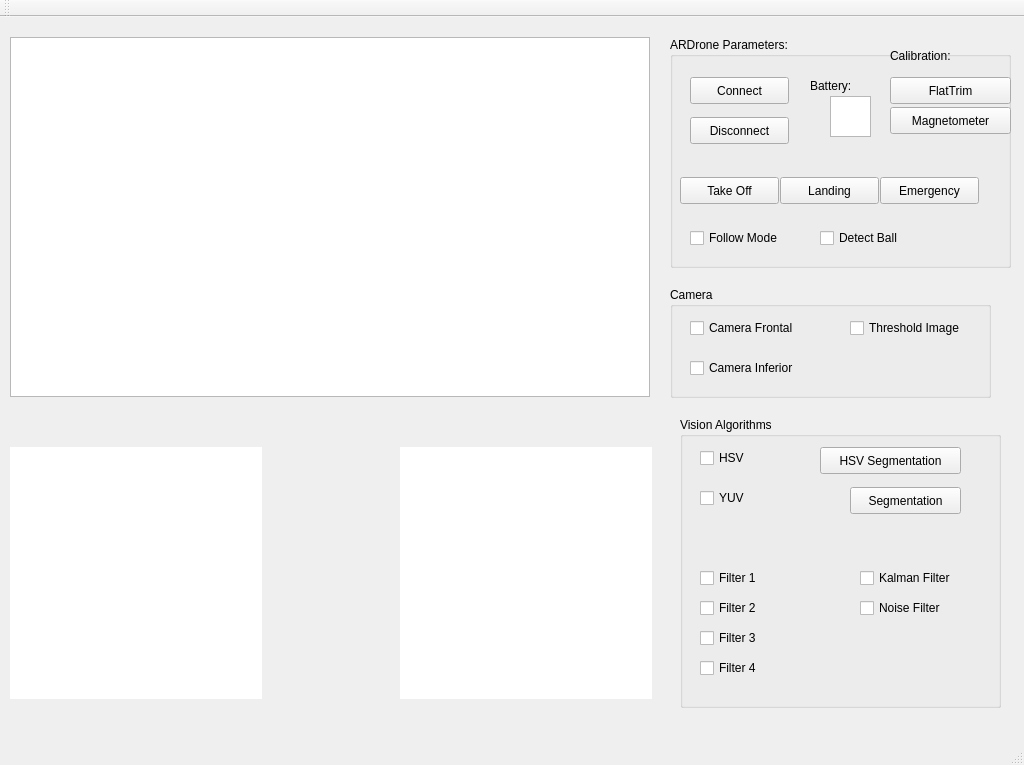
<?xml version="1.0" encoding="UTF-8"?>
<ui version="4.0">
 <class>MainWindow</class>
 <widget class="QMainWindow" name="MainWindow">
  <property name="geometry">
   <rect>
    <x>0</x>
    <y>0</y>
    <width>1024</width>
    <height>765</height>
   </rect>
  </property>
  <property name="windowTitle">
   <string>MainWindow</string>
  </property>
  <widget class="QWidget" name="centralWidget">
   <widget class="QGroupBox" name="groupBox_4">
    <property name="geometry">
     <rect>
      <x>670</x>
      <y>20</y>
      <width>341</width>
      <height>231</height>
     </rect>
    </property>
    <property name="title">
     <string>ARDrone Parameters:</string>
    </property>
    <widget class="QPushButton" name="bt_takeoff_2">
     <property name="geometry">
      <rect>
       <x>10</x>
       <y>140</y>
       <width>99</width>
       <height>27</height>
      </rect>
     </property>
     <property name="text">
      <string>Take Off</string>
     </property>
    </widget>
    <widget class="QPushButton" name="bt_landing_2">
     <property name="geometry">
      <rect>
       <x>110</x>
       <y>140</y>
       <width>99</width>
       <height>27</height>
      </rect>
     </property>
     <property name="text">
      <string>Landing</string>
     </property>
    </widget>
    <widget class="QPushButton" name="bt_emergency_2">
     <property name="geometry">
      <rect>
       <x>210</x>
       <y>140</y>
       <width>99</width>
       <height>27</height>
      </rect>
     </property>
     <property name="text">
      <string>Emergency</string>
     </property>
    </widget>
    <widget class="QPushButton" name="bt_Disconnect">
     <property name="geometry">
      <rect>
       <x>20</x>
       <y>80</y>
       <width>99</width>
       <height>27</height>
      </rect>
     </property>
     <property name="text">
      <string>Disconnect</string>
     </property>
    </widget>
    <widget class="QGraphicsView" name="graphicsView_indicator">
     <property name="geometry">
      <rect>
       <x>160</x>
       <y>59</y>
       <width>41</width>
       <height>41</height>
      </rect>
     </property>
     <property name="verticalScrollBarPolicy">
      <enum>Qt::ScrollBarAlwaysOff</enum>
     </property>
     <property name="horizontalScrollBarPolicy">
      <enum>Qt::ScrollBarAlwaysOff</enum>
     </property>
    </widget>
    <widget class="QPushButton" name="bt_connect">
     <property name="geometry">
      <rect>
       <x>20</x>
       <y>40</y>
       <width>99</width>
       <height>27</height>
      </rect>
     </property>
     <property name="text">
      <string>Connect</string>
     </property>
    </widget>
    <widget class="QCheckBox" name="checkBox_3">
     <property name="geometry">
      <rect>
       <x>20</x>
       <y>190</y>
       <width>121</width>
       <height>22</height>
      </rect>
     </property>
     <property name="text">
      <string>Follow Mode</string>
     </property>
    </widget>
    <widget class="QCheckBox" name="checkBox_ball">
     <property name="geometry">
      <rect>
       <x>150</x>
       <y>190</y>
       <width>131</width>
       <height>22</height>
      </rect>
     </property>
     <property name="text">
      <string>Detect Ball</string>
     </property>
    </widget>
    <widget class="QLabel" name="label_battery_2">
     <property name="geometry">
      <rect>
       <x>170</x>
       <y>60</y>
       <width>41</width>
       <height>31</height>
      </rect>
     </property>
     <property name="font">
      <font>
       <pointsize>15</pointsize>
      </font>
     </property>
     <property name="text">
      <string/>
     </property>
    </widget>
    <widget class="QLabel" name="label">
     <property name="geometry">
      <rect>
       <x>140</x>
       <y>40</y>
       <width>67</width>
       <height>17</height>
      </rect>
     </property>
     <property name="text">
      <string>Battery:</string>
     </property>
    </widget>
    <widget class="QPushButton" name="pushButton">
     <property name="geometry">
      <rect>
       <x>220</x>
       <y>40</y>
       <width>121</width>
       <height>27</height>
      </rect>
     </property>
     <property name="text">
      <string>FlatTrim</string>
     </property>
    </widget>
    <widget class="QLabel" name="label_2">
     <property name="geometry">
      <rect>
       <x>220</x>
       <y>10</y>
       <width>81</width>
       <height>17</height>
      </rect>
     </property>
     <property name="text">
      <string>Calibration:</string>
     </property>
    </widget>
    <widget class="QPushButton" name="pushButton_3">
     <property name="geometry">
      <rect>
       <x>220</x>
       <y>70</y>
       <width>121</width>
       <height>27</height>
      </rect>
     </property>
     <property name="text">
      <string>Magnetometer</string>
     </property>
    </widget>
   </widget>
   <widget class="QGroupBox" name="groupBox">
    <property name="geometry">
     <rect>
      <x>670</x>
      <y>270</y>
      <width>321</width>
      <height>111</height>
     </rect>
    </property>
    <property name="title">
     <string>Camera</string>
    </property>
    <widget class="QCheckBox" name="checkBox_cameraF">
     <property name="geometry">
      <rect>
       <x>20</x>
       <y>30</y>
       <width>141</width>
       <height>22</height>
      </rect>
     </property>
     <property name="text">
      <string>Camera Frontal</string>
     </property>
    </widget>
    <widget class="QCheckBox" name="checkBox_cameraD">
     <property name="geometry">
      <rect>
       <x>20</x>
       <y>70</y>
       <width>151</width>
       <height>22</height>
      </rect>
     </property>
     <property name="text">
      <string>Camera Inferior</string>
     </property>
    </widget>
    <widget class="QCheckBox" name="checkBox_th_image">
     <property name="geometry">
      <rect>
       <x>180</x>
       <y>30</y>
       <width>161</width>
       <height>22</height>
      </rect>
     </property>
     <property name="text">
      <string>Threshold Image</string>
     </property>
    </widget>
   </widget>
   <widget class="QGroupBox" name="groupBox_2">
    <property name="geometry">
     <rect>
      <x>680</x>
      <y>400</y>
      <width>321</width>
      <height>291</height>
     </rect>
    </property>
    <property name="title">
     <string>Vision Algorithms</string>
    </property>
    <widget class="QCheckBox" name="checkBox_4">
     <property name="geometry">
      <rect>
       <x>20</x>
       <y>30</y>
       <width>141</width>
       <height>22</height>
      </rect>
     </property>
     <property name="text">
      <string>HSV</string>
     </property>
    </widget>
    <widget class="QCheckBox" name="checkBox_5">
     <property name="geometry">
      <rect>
       <x>20</x>
       <y>70</y>
       <width>151</width>
       <height>22</height>
      </rect>
     </property>
     <property name="text">
      <string>YUV</string>
     </property>
    </widget>
    <widget class="QPushButton" name="bt_hsv_segmentation">
     <property name="geometry">
      <rect>
       <x>140</x>
       <y>30</y>
       <width>141</width>
       <height>27</height>
      </rect>
     </property>
     <property name="text">
      <string>HSV Segmentation</string>
     </property>
    </widget>
    <widget class="QPushButton" name="pushButton_2">
     <property name="geometry">
      <rect>
       <x>170</x>
       <y>70</y>
       <width>111</width>
       <height>27</height>
      </rect>
     </property>
     <property name="text">
      <string>Segmentation</string>
     </property>
    </widget>
    <widget class="QCheckBox" name="checkBox_6">
     <property name="geometry">
      <rect>
       <x>180</x>
       <y>150</y>
       <width>121</width>
       <height>22</height>
      </rect>
     </property>
     <property name="text">
      <string>Kalman Filter</string>
     </property>
    </widget>
    <widget class="QCheckBox" name="checkBox_filter">
     <property name="geometry">
      <rect>
       <x>180</x>
       <y>180</y>
       <width>111</width>
       <height>22</height>
      </rect>
     </property>
     <property name="text">
      <string>Noise Filter</string>
     </property>
    </widget>
    <widget class="QCheckBox" name="checkBox_filter1">
     <property name="geometry">
      <rect>
       <x>20</x>
       <y>150</y>
       <width>97</width>
       <height>22</height>
      </rect>
     </property>
     <property name="text">
      <string>Filter 1</string>
     </property>
    </widget>
    <widget class="QCheckBox" name="checkBox_filter2">
     <property name="geometry">
      <rect>
       <x>20</x>
       <y>180</y>
       <width>97</width>
       <height>22</height>
      </rect>
     </property>
     <property name="text">
      <string>Filter 2</string>
     </property>
    </widget>
    <widget class="QCheckBox" name="checkBox_filter3">
     <property name="geometry">
      <rect>
       <x>20</x>
       <y>210</y>
       <width>97</width>
       <height>22</height>
      </rect>
     </property>
     <property name="text">
      <string>Filter 3</string>
     </property>
    </widget>
    <widget class="QCheckBox" name="checkBox_filter4">
     <property name="geometry">
      <rect>
       <x>20</x>
       <y>240</y>
       <width>97</width>
       <height>22</height>
      </rect>
     </property>
     <property name="text">
      <string>Filter 4</string>
     </property>
    </widget>
   </widget>
   <widget class="QGraphicsView" name="graphicsView_adi">
    <property name="geometry">
     <rect>
      <x>400</x>
      <y>430</y>
      <width>252</width>
      <height>252</height>
     </rect>
    </property>
    <property name="styleSheet">
     <string notr="true">border:none;</string>
    </property>
    <property name="verticalScrollBarPolicy">
     <enum>Qt::ScrollBarAlwaysOff</enum>
    </property>
    <property name="horizontalScrollBarPolicy">
     <enum>Qt::ScrollBarAlwaysOff</enum>
    </property>
   </widget>
   <widget class="QGraphicsView" name="graphicsView_image">
    <property name="enabled">
     <bool>true</bool>
    </property>
    <property name="geometry">
     <rect>
      <x>10</x>
      <y>20</y>
      <width>640</width>
      <height>360</height>
     </rect>
    </property>
    <property name="verticalScrollBarPolicy">
     <enum>Qt::ScrollBarAlwaysOff</enum>
    </property>
    <property name="horizontalScrollBarPolicy">
     <enum>Qt::ScrollBarAlwaysOff</enum>
    </property>
   </widget>
   <widget class="QGraphicsView" name="graphicsView_compass">
    <property name="geometry">
     <rect>
      <x>10</x>
      <y>430</y>
      <width>252</width>
      <height>252</height>
     </rect>
    </property>
    <property name="styleSheet">
     <string notr="true">border:none;</string>
    </property>
    <property name="verticalScrollBarPolicy">
     <enum>Qt::ScrollBarAlwaysOff</enum>
    </property>
    <property name="horizontalScrollBarPolicy">
     <enum>Qt::ScrollBarAlwaysOff</enum>
    </property>
   </widget>
  </widget>
  <widget class="QMenuBar" name="menuBar">
   <property name="geometry">
    <rect>
     <x>0</x>
     <y>0</y>
     <width>1024</width>
     <height>25</height>
    </rect>
   </property>
  </widget>
  <widget class="QToolBar" name="mainToolBar">
   <attribute name="toolBarArea">
    <enum>TopToolBarArea</enum>
   </attribute>
   <attribute name="toolBarBreak">
    <bool>false</bool>
   </attribute>
  </widget>
  <widget class="QStatusBar" name="statusBar"/>
 </widget>
 <layoutdefault spacing="6" margin="11"/>
 <resources/>
 <connections/>
</ui>
